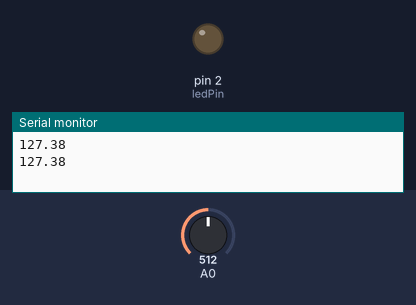
A sketch run on a simulated Arduino Uno, built with avr-gcc and run on an emulated ATmega328P. On the bench: output pins drawn as LEDs (lit = HIGH), the last lines printed to the serial monitor. The test bench sets the inputs (shaded band); at power-on: A0 = 512.

Above: at 4.8 s.
4.9 s: A0 set to 522
At 8.7 s:
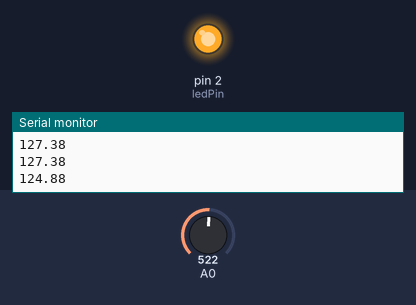
9.9 s: A0 set to 511
At 12.9 s:
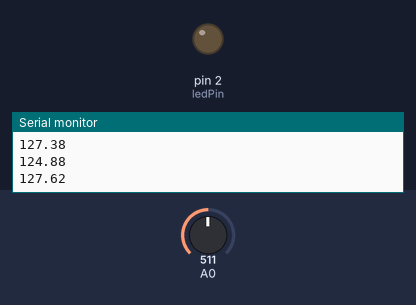
14.9 s: A0 set to 716
At 17.2 s:
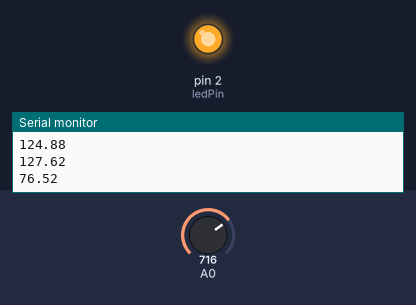
Timing chart, 0 to 18.7 s (numbered marks = the images above; inputs shaded):
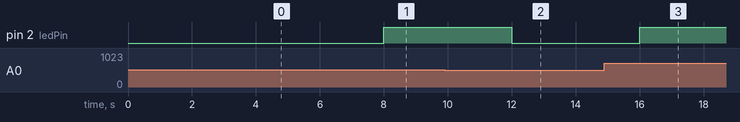

Measured:
- the behaviour switches between 513 and 514 on A0 (found by bisection; images 0 and 1)
- after the input at 4.9 s, pin 2 (ledPin): LOW → HIGH after 3.1 s
- after the input at 9.9 s, pin 2 (ledPin): HIGH → LOW after 2.1 s
- after the input at 14.9 s, pin 2 (ledPin): LOW → HIGH after 1.1 s

The sketch:

smart-light.ino
```cpp
const int ledPin = 2;

void setup() {

  Serial.begin(9600);

}

void loop() {

  int sensorValue = analogRead(A0);

  float voltage = sensorValue * (255.0 / 1023.0);

  Serial.println(255 - voltage);

  analogWrite(ledPin, voltage);

  delay(4000);
}
```
